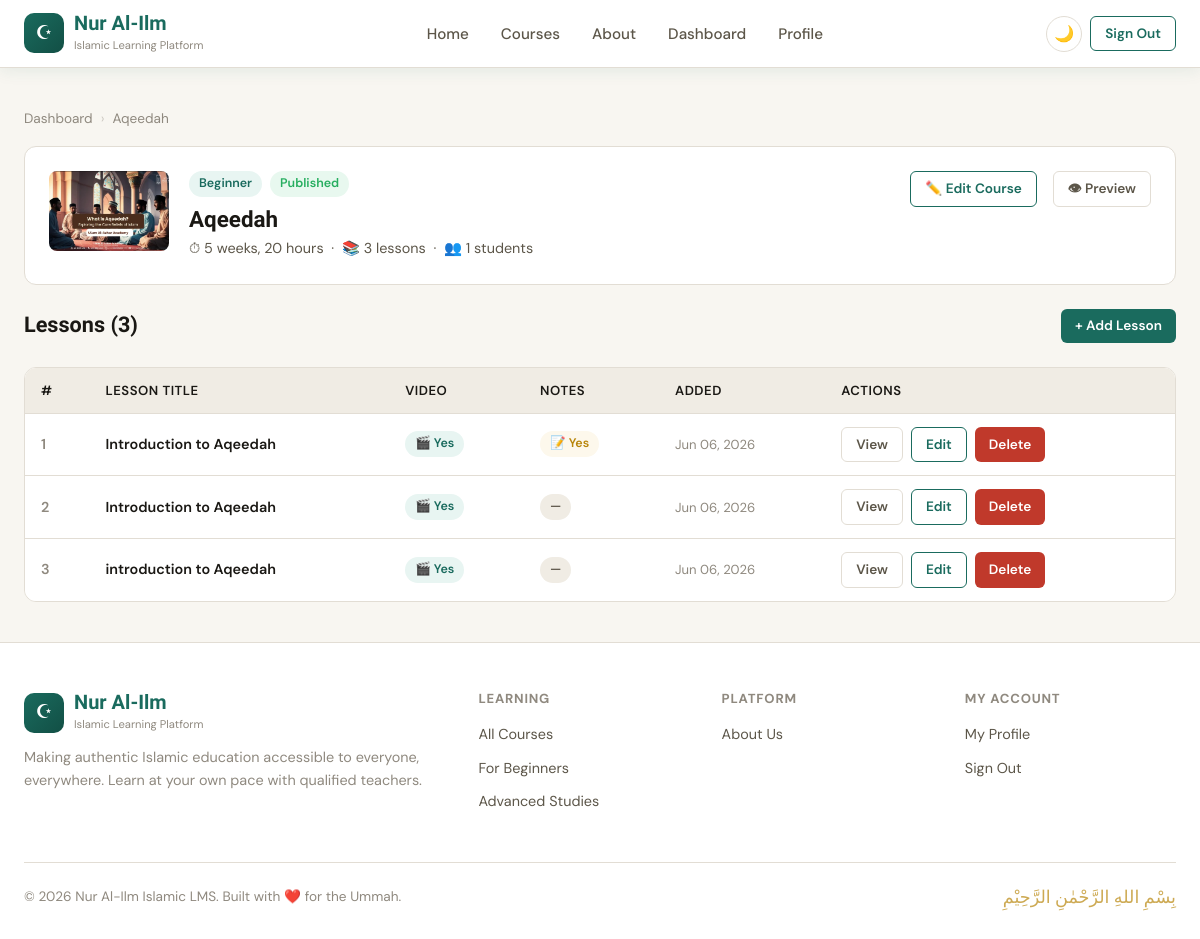
Screenshot of /courses/aqeedah/manage/ (signed in) with the database file from the repository.
### courses/models.py (models this page shows, shortened)
class Course(models.Model):
    class Level(models.TextChoices):
        BEGINNER = 'beginner', 'Beginner'
        INTERMEDIATE = 'intermediate', 'Intermediate'
        ADVANCED = 'advanced', 'Advanced'
    teacher = models.ForeignKey(
        settings.AUTH_USER_MODEL,
        on_delete=models.CASCADE,
        related_name='courses_taught',
        limit_choices_to={'role': 'teacher'},
    )
    category = models.ForeignKey(
        Category,
        on_delete=models.SET_NULL,
        null=True,
        blank=True,
        related_name='courses',
        help_text="The subject area this course belongs to.",
    )
    title = models.CharField(max_length=200)
    slug = models.SlugField(unique=True, blank=True)
    thumbnail = models.ImageField(upload_to='thumbnails/', blank=True, null=True)
    short_description = models.CharField(max_length=300)
    full_description = models.TextField()
    level = models.CharField(max_length=15, choices=Level.choices, default=Level.BEGINNER)
    duration = models.CharField(max_length=100, help_text="e.g. '8 weeks', '40 hours'")
    is_published = models.BooleanField(default=False)
    created_at = models.DateTimeField(auto_now_add=True)
    updated_at = models.DateTimeField(auto_now=True)
    class Meta:
        ordering = ['-created_at']
    @property
    def enrollment_count(self):
        return self.enrollments.count()

class Lesson(models.Model):
    course = models.ForeignKey(
        Course,
        on_delete=models.CASCADE,
        related_name='lessons',
    )
    title = models.CharField(max_length=200)
    video_url = models.URLField(
        blank=True,
        null=True,
        help_text="YouTube, Vimeo, or any embeddable video URL"
    )
    note_content = models.TextField(blank=True, null=True)
    order = models.PositiveIntegerField(default=0)
    created_at = models.DateTimeField(auto_now_add=True)
    class Meta:
        ordering = ['order', 'created_at']

### courses/views.py (the view)
# urls.py: path('<slug:slug>/manage/', views.course_manage, name='course_manage'),
@login_required
def course_manage(request, slug):
    course = get_object_or_404(Course, slug=slug)
    if course.teacher != request.user:
        raise PermissionDenied
    lessons = course.lessons.all()
    context = {
        'course': course,
        'lessons': lessons,
    }
    return render(request, 'courses/course_manage.html', context)

### accounts/models.py (called while the page is built)
    @property
    def is_student(self):
        return self.role == self.Role.STUDENT

    @property
    def is_teacher(self):
        return self.role == self.Role.TEACHER

### courses/templates/courses/course_manage.html (shortened to what this page needs)
{% extends 'base.html' %}
{% block content %}
<div class="section-sm">
  <div class="container">
    <div class="breadcrumb">
      <a href="{% url 'teacher_dashboard' %}">Dashboard</a>
      <span class="sep">›</span>
      <span>{{ course.title }}</span>
    </div>
    <div style="background:var(--surface);border:1px solid var(--border);border-radius:var(--radius);padding:24px;margin-bottom:24px;display:flex;align-items:flex-start;gap:20px;flex-wrap:wrap;">
      {% if course.thumbnail %}
        <img src="{{ course.thumbnail.url }}" alt="" style="width:120px;height:80px;object-fit:cover;border-radius:8px;flex-shrink:0;">
      {% else %}
        <div style="width:120px;height:80px;background:var(--primary-l);border-radius:8px;display:flex;align-items:center;justify-content:center;font-size:2rem;flex-shrink:0;">📖</div>
      {% endif %}
      <div style="flex:1;min-width:200px;">
        <div class="flex gap-1 mb-1" style="margin-bottom:8px;">
          <span class="badge badge-teal">{{ course.get_level_display }}</span>
          {% if course.is_published %}
            <span class="badge badge-green">Published</span>
          {% else %}
            <span class="badge badge-gray">Draft</span>
          {% endif %}
        </div>
        <h2 style="margin-bottom:4px;font-size:1.4rem;">{{ course.title }}</h2>
        <p style="font-size:.9rem;">⏱ {{ course.duration }} &nbsp;·&nbsp; 📚 {{ lessons.count }} lessons &nbsp;·&nbsp; 👥 {{ course.enrollment_count }} students</p>
      </div>
      <div class="flex gap-2" style="flex-shrink:0;">
        <a href="{% url 'course_edit' course.slug %}" class="btn btn-outline btn-sm">✏️ Edit Course</a>
        <a href="{% url 'course_detail' course.slug %}" class="btn btn-ghost btn-sm" target="_blank">👁 Preview</a>
      </div>
    </div>
    <div class="action-bar">
      <h3>Lessons ({{ lessons.count }})</h3>
      <a href="{% url 'lesson_create' course.slug %}" class="btn btn-primary btn-sm">+ Add Lesson</a>
    </div>
    {% if lessons %}
      <div class="table-wrap">
        <table>
          <thead>
            <tr>
              <th>#</th>
              <th>Lesson Title</th>
              <th>Video</th>
              <th>Notes</th>
              <th>Added</th>
              <th>Actions</th>
            </tr>
          </thead>
          <tbody>
            {% for lesson in lessons %}
              <tr>
                <td style="color:var(--text-3);font-weight:600;">{{ lesson.order }}</td>
                <td>
                  <span style="font-weight:600;color:var(--text);">{{ lesson.title }}</span>
                </td>
                <td>
                  {% if lesson.video_url %}
                    <span class="badge badge-teal">🎬 Yes</span>
                  {% else %}
                    <span class="badge badge-gray">—</span>
                  {% endif %}
                </td>
                <td>
                  {% if lesson.note_content %}
                    <span class="badge badge-gold">📝 Yes</span>
                  {% else %}
                    <span class="badge badge-gray">—</span>
                  {% endif %}
                </td>
                <td style="font-size:.82rem;color:var(--text-3);">{{ lesson.created_at|date:"M d, Y" }}</td>
                <td>
                  <div class="flex gap-1">
                    <a href="{% url 'lesson_view' course.slug lesson.id %}" class="btn btn-sm btn-ghost">View</a>
                    <a href="{% url 'lesson_edit' course.slug lesson.id %}" class="btn btn-sm btn-outline">Edit</a>
                    <a href="{% url 'lesson_delete' course.slug lesson.id %}" class="btn btn-sm btn-danger">Delete</a>
                  </div>
                </td>
              </tr>
            {% endfor %}
          </tbody>
        </table>
      </div>
    {% endif %}
  </div>
</div>
{% endblock %}

### static/css/main.css (style rules this page uses)
:root { --bg: #f8f6f1; --surface: #ffffff; --surface-2: #f0ece4; --border: #e2ddd4; --text: #1a1814; --text-2: #5c5649; --text-3: #8f897f; --primary: #1a6b5e; --primary-d: #124f45; --primary-l: #e8f5f2; --gold: #b8860b; --gold-l: #fdf8ec; --gold-bright: #d4a017; --danger: #c0392b; --success: #27ae60; --radius: 12px; --radius-sm: 6px; --shadow: 0 2px 16px rgba(26,107,94,.10); --shadow-md: 0 4px 32px rgba(26,107,94,.14); --transition: .22s cubic-bezier(.4,0,.2,1); --nav-height: 68px; --font-body: 'DM Sans', system-ui, sans-serif; --font-display:'Scheherazade New', serif; }
*, *::before, *::after { box-sizing: border-box; margin: 0; padding: 0; }
html { scroll-behavior: smooth; }
body { font-family: var(--font-body); background: var(--bg); color: var(--text); line-height: 1.6; font-size: 16px; transition: background var(--transition), color var(--transition); }
img { max-width: 100%; display: block; }
a { color: var(--primary); text-decoration: none; transition: color var(--transition); }
h1, h2, h3, h4, h5 { font-family: var(--font-display); line-height: 1.25; color: var(--text); }
h2 { font-size: clamp(1.5rem, 3vw, 2.25rem); font-weight: 700; }
h3 { font-size: 1.35rem; font-weight: 700; }
p { color: var(--text-2); }
.container { max-width: 1200px; margin: 0 auto; padding: 0 24px; }
.btn { display: inline-flex; align-items: center; gap: 7px; padding: 10px 22px; border-radius: var(--radius-sm); font-family: var(--font-body); font-size: .95rem; font-weight: 600; cursor: pointer; border: none; transition: all var(--transition); text-decoration: none; white-space: nowrap; }
.btn-primary { background: var(--primary); color: #fff; }
.btn-outline { background: transparent; border: 1.5px solid var(--primary); color: var(--primary); }
.btn-ghost { background: transparent; color: var(--text-2); border: 1.5px solid var(--border); }
.btn-danger { background: var(--danger); color: #fff; }
.btn-sm { padding: 6px 14px; font-size: .85rem; }
.badge { display: inline-flex; align-items: center; gap: 4px; padding: 3px 10px; border-radius: 100px; font-size: .78rem; font-weight: 600; text-transform: capitalize; }
.badge-teal { background: var(--primary-l); color: var(--primary); }
.badge-gold { background: var(--gold-l); color: var(--gold); }
.badge-gray { background: var(--surface-2); color: var(--text-2); }
.badge-green { background: #e8f8ef; color: var(--success); }
.section-sm { padding: 40px 0; }
.table-wrap { overflow-x: auto; border-radius: var(--radius); border: 1px solid var(--border); }
table { width: 100%; border-collapse: collapse; background: var(--surface); font-size: .9rem; }
thead { background: var(--surface-2); border-bottom: 1px solid var(--border); }
th { padding: 12px 16px; text-align: left; font-weight: 600; color: var(--text); font-size: .82rem; text-transform: uppercase; letter-spacing: .04em; }
td { padding: 13px 16px; border-bottom: 1px solid var(--border); color: var(--text-2); vertical-align: middle; }
tr:last-child td { border-bottom: none; }
.mb-1 { margin-bottom: 8px; }
.flex { display: flex; }
.gap-1 { gap: 8px; }
.gap-2 { gap: 16px; }
.breadcrumb { display: flex; align-items: center; gap: 8px; font-size: .85rem; color: var(--text-3); margin-bottom: 16px; }
.breadcrumb a { color: var(--text-3); }
.breadcrumb .sep { opacity: .4; }
.action-bar { display: flex; align-items: center; justify-content: space-between; margin-bottom: 24px; flex-wrap: wrap; gap: 12px; }

### rows the page displays
Course: title "Aqeedah", thumbnail (picture), level "Beginner", duration "5 weeks, 20 hours", count "3", enrollment_count "1"
Lesson: order "1", title "Introduction to Aqeedah", shows "🎬 Yes", note_content "📝 Yes", created_at "Jun 06, 2026"
Lesson: order "2", title "Introduction to Aqeedah", shows "🎬 Yes", created_at "Jun 06, 2026"
Lesson: order "3", title "introduction to Aqeedah", shows "🎬 Yes", created_at "Jun 06, 2026"

### other values shown
{{ lessons.count }} "3"
